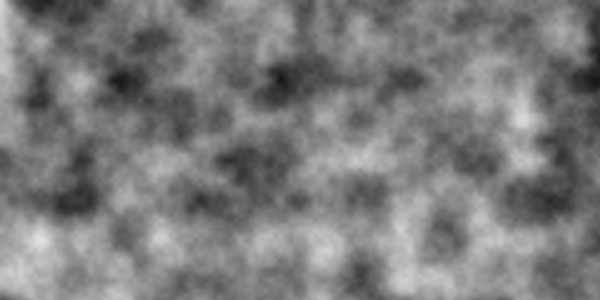
Frame 1 (no input)
Frame 60 (the mouse pressed at the canvas centre just before this capture): identical to frame 1, image omitted
Frame 120 (the mouse held since frame 60 and released just before this capture): identical to frame 1, image omitted

The Processing sketch that drew this single still picture (run headless with seeded random() and noise(); from frame 60 on, the mouse is pressed at the canvas centre):

// Processing sketch: noise04_noise2D
// ── noise04_noise2D.pde
float scale=.025;
int seed = 9999;
int octaves = 3;
float falloff = .5;

void setup() {
  size(600, 300);
  noiseSeed(seed);
  noiseDetail(octaves, falloff);
}

void draw() {
  drawNoise();
}

void drawNoise() {
  loadPixels();
  noiseDetail(4);
  for ( int y = 0; y < height; y++ ) {
    for ( int x = 0; x < width; x++ ) {
      pixels[y*width+x] = color(map(noise(x*scale, y*scale),0,1,0,255));
    }
  }
  updatePixels();
}
